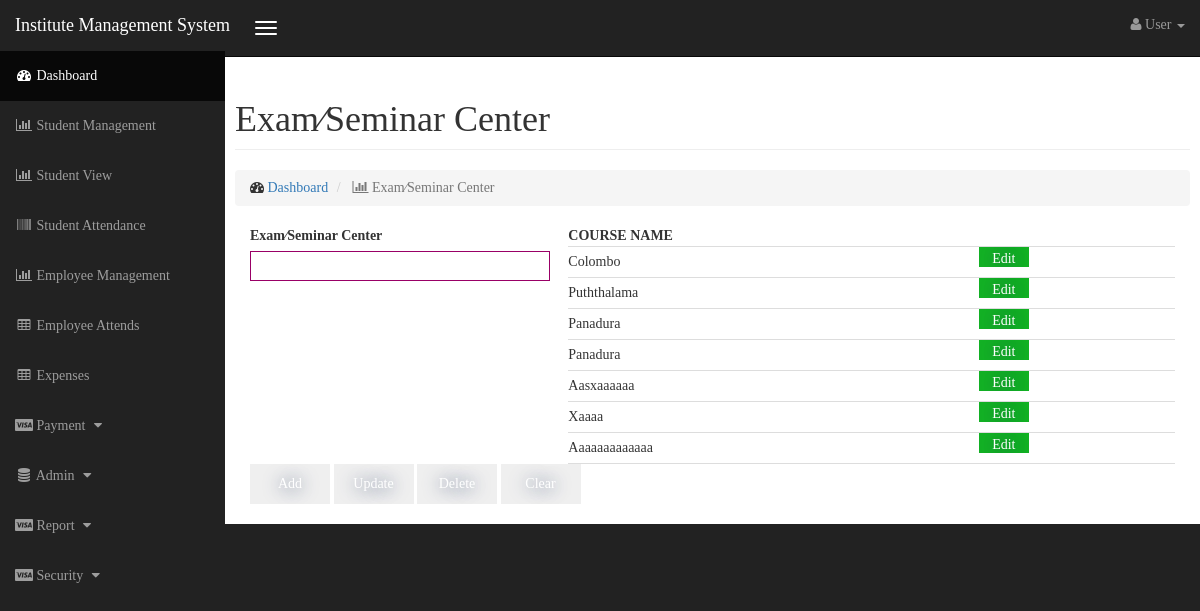
The app's page /examcenter.php with its own data.
### tables this page shows
CREATE TABLE `examcenter_tbl` (
  `id` int(11) NOT NULL AUTO_INCREMENT,
  `name` varchar(45) DEFAULT NULL,
  `ExamCenter_status` int(11) DEFAULT NULL,
  PRIMARY KEY (`id`)
);

### dbconfig.php (called while the page is built, shortened)
<?php
function connection()
{
    $servername = "localhost";
    $username = "root";
    $password = "525625";
    $database = "kelanidb";
    $conn = new mysqli($servername, $username, $password,$database);
    return $conn;
}
function getData($query){
    $result = mysqli_query(connection(),$query);
    return $result;
}
?>

### examcenter.php (the view, shortened to what this page needs)
<!DOCTYPE html>
<html lang="en">
<head>
<link href="./css/bootstrap.min.css" rel="stylesheet">
<link href="./css/sb-admin.css" rel="stylesheet">
<link href="./css/plugins/morris.css" rel="stylesheet">
<link href="./font-awesome/css/font-awesome.min.css" rel="stylesheet" type="text/css">
<link href="./css/formcss.css" rel="stylesheet" type="text/css">
</head><body>
<?php
include_once './inc/top.php';
?>
    <div id="wrapper">
        <div id="page-wrapper">
            <div class="container-fluid">
                <div class="row">
                    <div class="col-lg-">
                        <h1 class="page-header">
                            Exam&frasl;Seminar Center
                        </h1>
                        <ol class="breadcrumb">
                            <li>
                                <i class="fa fa-dashboard"></i>  <a href="index.php">Dashboard</a>
                            </li>
                            <li class="active">
                                <i class="fa fa-bar-chart-o"></i> Exam&frasl;Seminar Center
                            </li>
                        </ol>
                    </div>
                </div>
                <form method="post" action="controller/examcenterController.php" target="_parent" data-toggle="validator">
                    <div class="row">
                        <div class="col-lg-4">
                            <label>Exam&frasl;Seminar Center</label><br/>
                            <input type="text" name="txtCenter" size="45" maxlength="45" required/><br/>
                        </div>
                        <div class="col-lg-8 selecttable">
                            <?php
                            include_once 'dbconfig.php';
                            $query = "SELECT `name` FROM examcenter_tbl";
                            $result =getData($query);
                            echo "<table width='100%'>";
                            echo "<tr><th>COURSE NAME</th><th>&nbsp;</th></tr>";
                            while($row = mysqli_fetch_array($result)){
                                echo "<tr><td>" . $row['name'] . "</td><td><input type='button' value='Edit'></td></tr>";
                            }
                            echo "</table>";
                            ?>
                        </div>
                    </div>
                    <div class="row">
                        <div class="col-lg-12">
                            <input name="btnAdd" type="submit" value="Add"/>
                            <input name="btnUpdate" onclick="" type="submit" value="Update"/>
                            <input name="btnDelete" type="submit" value="Delete"/>
                            <input name="btnClear" type="reset" value="Clear"/>
                        </div>
                    </div>
                </form>
            </div>
        </div>
    </div>
</body>
</html>

### css/sb-admin.css (style rules this page uses)
body { margin-top: 100px; background-color: #222; font-family: Calibri; }
@media (min-width:768px) { body { margin-top: 50px; } }
#wrapper { padding-left: 0; }
#page-wrapper { width: 100%; padding: 0; background-color: #fff; }
@media (min-width:768px) { #wrapper { padding-left: 225px; } }
@media (min-width:768px) { #page-wrapper { padding: 10px; } }

### css/formcss.css (style rules this page uses)
body { overflow-y: scroll; overflow-x: hidden; }
.selecttable input[type="button"] { width:50px !important; height:20px !important ; background-color:#13b224; font:9px; padding:2px; }
input, textarea, select { margin-bottom:10px; border:1px solid #906; width:300px; font-size:14px !important; }
input, select { height:30px; width:300px; }
input[type=submit], [type=reset], [type="button"] { //background-color:#62387a; display:inline-block; cursor:pointer; color:#ffffff; font-family:Calibri; font-size:18px; height:40px !important; width:80px !important; text-decoration:none; text-shadow:0px 1px 17px #283966; border:none; }
table { font-size:14px; }
th, td { border-bottom: 1px solid #ddd; }

### records on screen
examcenter_tbl: name "Colombo"
examcenter_tbl: name "Puththalama"
examcenter_tbl: name "Panadura"
examcenter_tbl: name "Panadura"
examcenter_tbl: name "Aasxaaaaaa"
examcenter_tbl: name "Xaaaa"
examcenter_tbl: name "Aaaaaaaaaaaaa"
